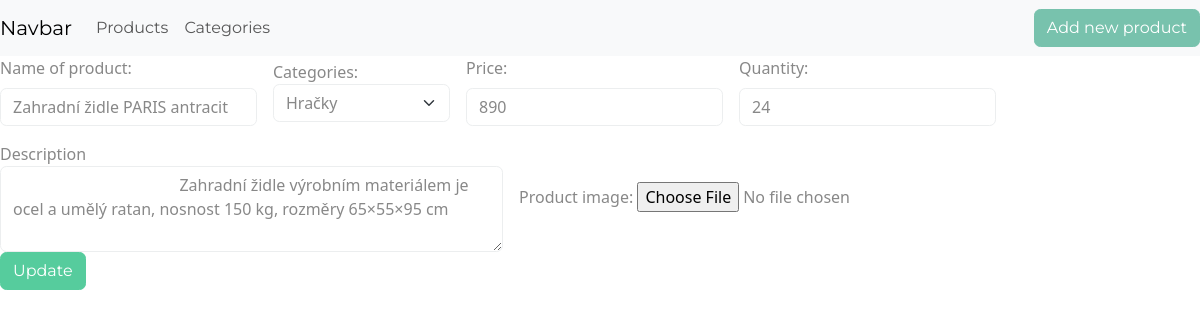
The page /products/productForm.php?id=4 on the database its author committed.
### tables this page shows
CREATE TABLE `products` (
  `id` int(11) NOT NULL,
  `name` varchar(100) NOT NULL,
  `image` varchar(250) NOT NULL,
  `category_id` int(11) NOT NULL,
  `price` float NOT NULL,
  `quantity` int(11) NOT NULL,
  `description` text NOT NULL
);

### config/Connection.php (called while the page is built, shortened)
<?php
class Connection
{
    private static ?Connection $instance = null;
    private ?PDO $pdo = null;
    public static function getInstance(): static
    {
        if (is_null(static::$instance)) {
            static::$instance = new static();
        }
        return static::$instance;
    }
    public function getConnection(): PDO
    {
        if (is_null($this->pdo)) {
            $this->pdo = new PDO($_ENV['DSN'], $_ENV['USER'], $_ENV['PASSWORD']);
            $this->pdo->setAttribute(PDO::ATTR_ERRMODE, PDO::ERRMODE_EXCEPTION);
        }
        return $this->pdo;
    }
}

### src/Entity/AbstractMapper.php (called while the page is built, shortened)
<?php
abstract class AbstractMapper implements InterfaceMapper
{
    public function __construct()
    {
        $this->pdo = Connection::getInstance()->getConnection();
    }
    public function findByKey(int $id): ?DomainObject
    {
        $this->selectStatement()->execute([$id]);
        $raw = $this->selectStatement()->fetch();
        return $this->createObject($raw);
    }
    public function findAll(): ?array
    {
        $this->selectAllStatement()->execute();
        $raw = $this->selectAllStatement()->fetchAll();
        return $this->createArray($raw);
    }
}

### src/Entity/ProductsMapper.php (called while the page is built, shortened)
<?php
class ProductsMapper extends AbstractMapper
{
    private PDOStatement $selectStatement;
    public function __construct()
    {
        $this->selectStatement =
            $this->pdo->prepare("SELECT id, name, image, category_id,price,quantity,description FROM products WHERE id=?");
    }
    protected function selectStatement(): PDOStatement
    {
        return $this->selectStatement;
    }
    protected function createObject(array $raw): DomainObject
    {
        return new Product(
            (int)$raw['id'],
            $raw['name'],
            $raw['image'],
            new Category(id: $raw['category_id']),
            (float)$raw['price'],
            (int)$raw['quantity'],
            $raw['description']
        );
    }
}

### src/Model/Product.php (called while the page is built, shortened)
<?php
class Product extends DomainObject
{
    private ?string $productName;
    private ?float $price;
    private ?float $quantity;
    private ?string $description;
    public function __construct(
        ?int $id = null,
        ?string $productName = null,
        ?string $image = null,
        ?Category $category = null,
        ?float $price = null,
        ?float $quantity = null,
        ?string $description = null
    ) {
        $this->productName = $productName;
        $this->price = $price;
        $this->quantity = $quantity;
        $this->description = $description;
    }
    public function getProductName(): ?string
    {
        return $this->productName;
    }
    public function getPrice(): ?float
    {
        return $this->price;
    }
    public function getQuantity(): ?float
    {
        return $this->quantity;
    }
    public function getDescription(): ?string
    {
        return $this->description;
    }
}

### src/Entity/CategoriesMapper.php (called while the page is built, shortened)
<?php
class CategoriesMapper extends AbstractMapper
{
    private PDOStatement $selectAllStatement;
    public function __construct()
    {
        $this->selectAllStatement = $this->pdo->prepare("SELECT id, name FROM categories");
    }
    protected function selectAllStatement(): PDOStatement
    {
        return $this->selectAllStatement;
    }
    protected function createObject(array $raw): DomainObject
    {
        return new Category(
            (int)$raw['id'],
            $raw['name']
        );
    }
    protected function createArray(array $raw): array
    {
        $categories = [];
        foreach ($raw as $singleRaw) {
            $categories[] = $this->createObject($singleRaw);
        }
        return $categories;
    }
}

### src/Model/Category.php (called while the page is built, shortened)
<?php
class Category extends DomainObject
{
    private ?int $id;
    private ?string $categoryName;
    public function __construct(
        ?int $id = null,
        ?string $name = null
    ) {
        $this->id = $id;
        $this->categoryName = $name;
    }
    public function getId(): ?int
    {
        return $this->id;
    }
    public function getCategoryName(): ?string
    {
        return $this->categoryName;
    }
}

### public/products/productForm.php (the view, shortened to what this page needs)
<?php
$categoryMapper = new CategoriesMapper();
$productMapper = new ProductsMapper();
$categories = $categoryMapper->findAll();
$product = null;
if (isset($_REQUEST['id'])) {
    $id = (int)$_REQUEST['id'];
    $product = $productMapper->findByKey($id);
}
?>
<html lang="cs">
<head>
    <link rel="stylesheet" href="https://bootswatch.com/5/minty/bootstrap.min.css">
</head>
<body>
<?php require __DIR__ . '/../navbar.php'; ?>
<form id="product_form" method="post" enctype="multipart/form-data">
    <div class="row g-3 align-items-center">
        <div class="col-auto">
            <label for="pname" class="form-label">Name of product:</label>
            <input type="text" id="pname" name="product_name" class="form-control"
                   value="<?php if (is_null($product)) {
                       echo(!empty($_SESSION['product_name']) ? $_SESSION['product_name'] : '');
                   } else {
                       echo $product->getProductName();
                   } ?> ">
        </div>
        <div class="col-auto">
            <label>Categories:
                <select name="product_category" class="form-select" aria-label="Default select example">
                    <?php if (!is_null($categories)): ?>
                        <?php foreach ($categories as $category): ?>
                            <option value="<?php echo $category->getId() ?>">
                                <?php echo $category->getCategoryName(); ?></option>
                        <?php endforeach; ?>
                    <?php endif; ?>
                </select>
            </label>
        </div>
        <div class="col-auto">
            <label for="pprice" class="form-label">Price:</label>
            <input type="text" id="pprice" name="product_price" class="form-control"
                   value="<?php if (is_null($product)) {
                       echo(!empty($_SESSION['product_price']) ? $_SESSION['product_price'] : '');
                   } else {
                       echo $product->getPrice();
                   } ?>">
        </div>
        <div class="col-auto">
            <label for="pquantity" class="form-label">Quantity:</label>
            <input type="text" id="pquantity" name="product_quantity" class="form-control"
                   value="<?php if (is_null($product)) {
                       echo(!empty($_SESSION['product_quantity']) ? $_SESSION['product_quantity'] : '');
                   } else {
                       echo $product->getQuantity();
                   } ?>">
        </div>
        <div class="col-auto">
            <label>Description
                <textarea class="form-control" name="product_description" id="description" cols="50" rows="3">
                    <?php if (is_null($product)) {
                        echo(!empty($_SESSION['product_description']) ? $_SESSION['product_description'] : '');
                    } else {
                        echo $product->getDescription();
                    } ?>
                    </textarea></label>
        </div>
        <div class="col-auto">
            <label>Product image:</label>
            <input type="file"
                   name="product_image"
                   value=""/>
        </div>
    </div>
    <?php if (!isset($_REQUEST['id'])) : ?>
        <button id="product_create" type="submit" name="create_submit" class="btn btn-success">Create</button>
    <?php else: ?>
        <button id="product_update" data-id="<?php if (isset($_REQUEST['id'])) {
            echo $_REQUEST['id'];
        } ?> " type="submit" name="update_submit" class="btn btn-success">Update
        </button>
    <?php endif; ?>
</form>
</body>
</html>

### rows shown on the page
products: product_name "Zahradní židle PARIS antracit", product_price "890", product_quantity "24", product_description "Zahradní židle výrobním materiálem je ocel a umělý ratan, nosnost 150 kg, rozměry 65×55×95 cm"

### other values the page prints
form field product_category "Hračky"
